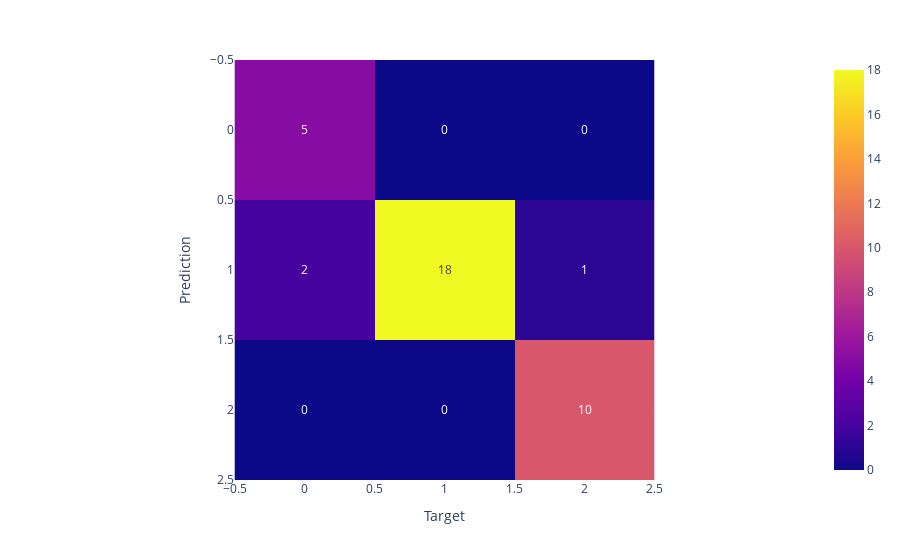

The code cell stored with this chart in its notebook:
### Code cell
plt.rcParams['figure.figsize'] = (10, 10)
fig = px.imshow(confusion_matrix(y_test, svm_prediction), text_auto=True)
fig.update_layout(xaxis_title = 'Target', yaxis_title = 'Prediction')

### Figure 1 — Plotly figure (JSON) as saved in the notebook; plotly's stock layout.template omitted (floating-point values rounded to 4 significant figures)
{"data": [{"coloraxis": "coloraxis", "hovertemplate": "x: %{x}<br>y: %{y}<br>color: %{z}<extra></extra>", "name": "0", "texttemplate": "%{z}", "type": "heatmap", "xaxis": "x", "yaxis": "y", "z": [[5, 0, 0], [2, 18, 1], [0, 0, 10]]}], "layout": {"coloraxis": {"colorscale": [[0, "#0d0887"], [0.1111, "#46039f"], [0.2222, "#7201a8"], [0.3333, "#9c179e"], [0.4444, "#bd3786"], [0.5556, "#d8576b"], [0.6667, "#ed7953"], [0.7778, "#fb9f3a"], [0.8889, "#fdca26"], [1, "#f0f921"]]}, "margin": {"t": 60}, "xaxis": {"anchor": "y", "constrain": "domain", "domain": [0, 1], "scaleanchor": "y", "title": {"text": "Target"}}, "yaxis": {"anchor": "x", "autorange": "reversed", "constrain": "domain", "domain": [0, 1], "title": {"text": "Prediction"}}}}
